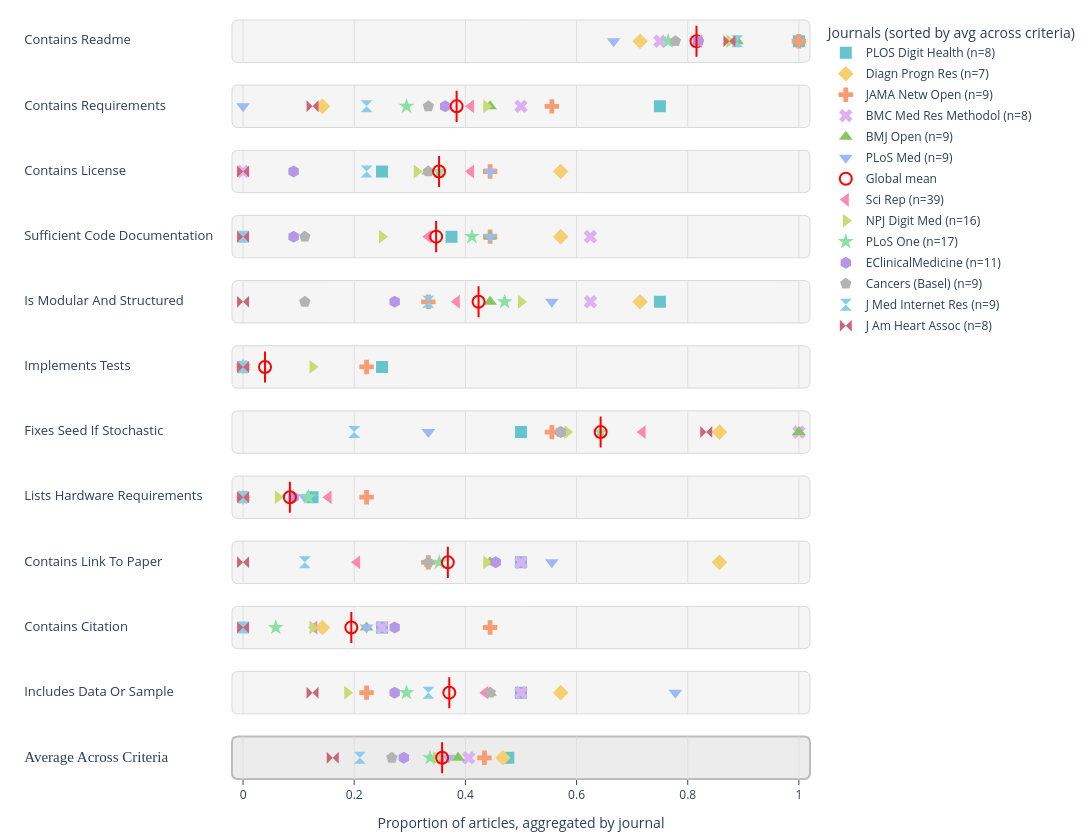

Notebook code cell kept with this figure:
### Markdown cell above
## Comparing Journals' code sharing practices

### Code cell
# ------------------------------------------------------------
# 1) Filter to OK repositories
# ------------------------------------------------------------
df = df_repo_assessment[df_repo_assessment["repo_status"] == RepoStatus.OK].copy()

journal_col = "Journal/Book"

criteria = [
    "contains_readme",
    "contains_requirements",
    "contains_license",
    "sufficient_code_documentation",
    "is_modular_and_structured",
    "implements_tests",
    "fixes_seed_if_stochastic",
    "lists_hardware_requirements",
    "contains_link_to_paper",
    "contains_citation",
    "includes_data_or_sample",
]
criteria = [c for c in criteria if c in df.columns]

# Clean journals
df[journal_col] = df[journal_col].astype("string").str.strip()
df = df.dropna(subset=[journal_col])

# Coerce criteria to numeric 0/1
for c in criteria:
    df[c] = df[c].replace({True: 1, False: 0, "True": 1, "False": 0})
    df[c] = pd.to_numeric(df[c], errors="coerce")

# ------------------------------------------------------------
# 2) Add per-repo average across criteria
# ------------------------------------------------------------
AVG_COL = "__avg_across_criteria__"
df[AVG_COL] = df[criteria].mean(axis=1, skipna=True)

# Global means
global_mean = df[criteria].mean()
global_mean_avg = float(df[AVG_COL].mean())

# ------------------------------------------------------------
# 3) Journals with >5 OK repos + journal means
# ------------------------------------------------------------
journal_n = df[journal_col].value_counts()
valid_journals = journal_n[journal_n > 5].index.astype(str)

df_j = df[df[journal_col].astype(str).isin(valid_journals)].copy()
df_j[journal_col] = df_j[journal_col].astype(str)

journal_mean_long = (
    df_j.groupby(journal_col)[criteria]
      .mean()
      .stack()
      .rename("mean")
      .reset_index()
      .rename(columns={"level_1": "criterion"})
)
journal_mean_long[journal_col] = journal_mean_long[journal_col].astype(str)
journal_mean_long["n_in_journal"] = journal_mean_long[journal_col].map(journal_n).astype(int)
journal_mean_long = journal_mean_long.dropna(subset=["mean"])

# Journal "average across criteria"
journal_avg = (
    df_j.groupby(journal_col)[AVG_COL]
      .mean()
      .rename("mean")
      .reset_index()
)
journal_avg["criterion"] = AVG_COL
journal_avg[journal_col] = journal_avg[journal_col].astype(str)
journal_avg["n_in_journal"] = journal_avg[journal_col].map(journal_n).astype(int)

journal_mean_long = pd.concat(
    [journal_mean_long, journal_avg[[journal_col, "criterion", "mean", "n_in_journal"]]],
    ignore_index=True
)

pretty = lambda s: s.replace("_", " ").title()
def pretty_criterion(c):
    return "Average Across Criteria" if c == AVG_COL else pretty(c)

# ------------------------------------------------------------
# 4) Sort journals by decreasing "average across criteria"
#    and compute where Global mean should be inserted in the legend
# ------------------------------------------------------------
avg_by_journal = (
    journal_avg.set_index(journal_col)["mean"]
    .reindex(valid_journals.astype(str))
    .dropna()
)

journals_sorted = avg_by_journal.sort_values(ascending=False).index.tolist()
journal_label = {j: f"{j} (n={int(journal_n[j])})" for j in journals_sorted}

# Insertion index for global mean in descending order
global_insert_idx = int((avg_by_journal.loc[journals_sorted] >= global_mean_avg).sum())

# Styles
symbols = [
    "square", "diamond", "cross", "x",
    "triangle-up", "triangle-down", "triangle-left", "triangle-right",
    "star", "hexagon", "pentagon", "hourglass", "bowtie"
]
palette = qualitative.Pastel + qualitative.Safe

journal_style = {
    j: dict(
        color=palette[i % len(palette)],
        symbol=symbols[i % len(symbols)],
    )
    for i, j in enumerate(journals_sorted)
}

# ------------------------------------------------------------
# 5) Plot
# ------------------------------------------------------------
criteria_plot = criteria + [AVG_COL]
nrows = len(criteria_plot)

fig = make_subplots(
    rows=nrows,
    cols=2,
    column_widths=[0.11, 0.30],
    horizontal_spacing=0,
    vertical_spacing=0.03,
    specs=[[{"type": "xy"}, {"type": "xy"}] for _ in range(nrows)],
)

# We'll draw panel backgrounds ourselves, so keep plot bg transparent
fig.update_layout(
    plot_bgcolor="rgba(0,0,0,0)",
    paper_bgcolor="white",
)

# Panel styling
PLOT_PANEL_BG = "#F5F5F5"
PLOT_PANEL_BG_LAST = "#ECECEC"
PLOT_PANEL_BORDER = "#D9D9D9"
PLOT_PANEL_BORDER_LAST = "#BDBDBD"
X_GRID_COLOR = "#E0E0E0"
RADIUS = 0.008

# Marker styling (your request)
MARKER_SIZE = 12
GLOBAL_LINE_WIDTH = 2
GLOBAL_CIRCLE_LINE_WIDTH = 2  # "width of 2" for the open circle outline

def rounded_rect_path(x0, x1, y0, y1, r):
    r = min(r, (x1 - x0) / 2, (y1 - y0) / 2)
    return (
        f"M {x0+r},{y0} "
        f"L {x1-r},{y0} Q {x1},{y0} {x1},{y0+r} "
        f"L {x1},{y1-r} Q {x1},{y1} {x1-r},{y1} "
        f"L {x0+r},{y1} Q {x0},{y1} {x0},{y1-r} "
        f"L {x0},{y0+r} Q {x0},{y0} {x0+r},{y0} Z"
    )

for i, c in enumerate(criteria_plot, start=1):
    is_avg_row = (c == AVG_COL)
    label = pretty_criterion(c)

    # Left label cell background
    fig.add_shape(
        type="rect",
        x0=0, x1=1, y0=0, y1=1,
        xref="x domain", yref="y domain",
        fillcolor="white",
        line=dict(width=0),
        layer="below",
        row=i, col=1,
    )

    # Left column label
    fig.add_trace(
        go.Scatter(
            x=[0.02], y=[0],
            mode="text",
            text=[label],
            textposition="middle right",
            textfont=dict(size=15 if is_avg_row else 13, family="Arial Black" if is_avg_row else None),
            showlegend=False,
            hoverinfo="skip",
        ),
        row=i, col=1,
    )
    fig.update_xaxes(row=i, col=1, visible=False, showgrid=False, zeroline=False, range=[0, 1])
    fig.update_yaxes(row=i, col=1, visible=False, showgrid=False, zeroline=False, range=[-1, 1])

    # Global mean for this row
    gm = global_mean_avg if is_avg_row else float(global_mean[c])

    # Global mean vertical line (no legend)
    fig.add_shape(
        type="line",
        x0=gm, x1=gm,
        y0=-0.22, y1=0.22,
        line=dict(color="red", width=GLOBAL_LINE_WIDTH),
        row=i, col=2,
    )

    # Right column: journals + global mean marker inserted in legend order (row 1)
    d = journal_mean_long[journal_mean_long["criterion"] == c].copy()
    legend_on = (i == 1)

    inserted = False
    for k, j in enumerate(journals_sorted):
        # Insert "Global mean" legend entry at correct rank (row 1 only)
        if legend_on and (not inserted) and (k == global_insert_idx):
            fig.add_trace(
                go.Scatter(
                    x=[gm], y=[0.0],
                    mode="markers",
                    marker=dict(
                        color="red",
                        size=MARKER_SIZE,
                        symbol="circle-open",
                        line=dict(width=GLOBAL_CIRCLE_LINE_WIDTH),
                    ),
                    name="Global mean",
                    showlegend=True,
                    legendgroup="__global__",
                    hovertemplate=f"Criterion: {label}<br>Global mean: {gm:.3f}<extra></extra>",
                ),
                row=i, col=2,
            )
            inserted = True

        dj = d[d[journal_col] == j]
        if dj.empty:
            continue

        st = journal_style[j]
        xval = float(dj["mean"].iloc[0])
        nval = int(dj["n_in_journal"].iloc[0])

        fig.add_trace(
            go.Scatter(
                x=[xval], y=[0.0],
                mode="markers",
                marker=dict(
                    color=st["color"],
                    symbol=st["symbol"],
                    size=MARKER_SIZE,
                    line=dict(width=0),
                ),
                name=journal_label[j],
                showlegend=legend_on,
                legendgroup=j,
                hovertemplate=(
                    f"Journal: {j}<br>"
                    f"n: {nval}<br>"
                    f"Criterion: {label}<br>"
                    "Mean: %{x:.3f}<extra></extra>"
                ),
            ),
            row=i, col=2,
        )

    # If global mean belongs at the end (row 1 only)
    if legend_on and (not inserted):
        fig.add_trace(
            go.Scatter(
                x=[gm], y=[0.0],
                mode="markers",
                marker=dict(
                    color="red",
                    size=MARKER_SIZE,
                    symbol="circle-open",
                    line=dict(width=GLOBAL_CIRCLE_LINE_WIDTH),
                ),
                name="Global mean",
                showlegend=True,
                legendgroup="__global__",
                hovertemplate=f"Criterion: {label}<br>Global mean: {gm:.3f}<extra></extra>",
            ),
            row=i, col=2,
        )
    elif not legend_on:
        # Still plot the global mean marker on every row (no legend)
        fig.add_trace(
            go.Scatter(
                x=[gm], y=[0.0],
                mode="markers",
                marker=dict(
                    color="red",
                    size=MARKER_SIZE,
                    symbol="circle-open",
                    line=dict(width=GLOBAL_CIRCLE_LINE_WIDTH),
                ),
                name="Global mean",
                showlegend=False,
                legendgroup="__global__",
                hovertemplate=f"Criterion: {label}<br>Global mean: {gm:.3f}<extra></extra>",
            ),
            row=i, col=2,
        )

    # Axes (x-axis only on last row; vertical gridlines only)
    fig.update_xaxes(
        range=[-0.02, 1.02],
        showgrid=True,
        gridcolor=X_GRID_COLOR,
        zeroline=False,
        title_text="Proportion of articles, aggregated by journal" if i == nrows else "",
        showticklabels=(i == nrows),
        ticks="outside" if i == nrows else "",
        row=i, col=2,
    )
    fig.update_yaxes(
        range=[-0.3, 0.3],
        showticklabels=False,
        ticks="",
        zeroline=False,
        showgrid=False,
        row=i, col=2,
    )

# Rounded plot panels for right column
for i in range(1, nrows + 1):
    ax_id = 2 * i  # right subplot axes index
    xa = fig.layout[f"xaxis{ax_id}"]
    ya = fig.layout[f"yaxis{ax_id}"]

    x0, x1 = xa.domain
    y0, y1 = ya.domain

    is_last = (i == nrows)

    fig.add_shape(
        type="path",
        path=rounded_rect_path(x0, x1, y0, y1, RADIUS),
        xref="paper",
        yref="paper",
        fillcolor=PLOT_PANEL_BG_LAST if is_last else PLOT_PANEL_BG,
        line=dict(
            color=PLOT_PANEL_BORDER_LAST if is_last else PLOT_PANEL_BORDER,
            width=2 if is_last else 1
        ),
        layer="below",
    )

fig.update_layout(
    width=1200,
    height=max(450, 70 * nrows),
    margin=dict(l=20, r=20, t=20, b=40),
    legend=dict(
        title="Journals (sorted by avg across criteria)",
        x=1.02, y=1.0,
        xanchor="left", yanchor="top",
        itemsizing="constant",
        tracegroupgap=2,
    ),
)

fig.show()
fig.write_image("../figures/figure6_repo_practices_by_journal.png", scale=3)  # scale controls sharpness
